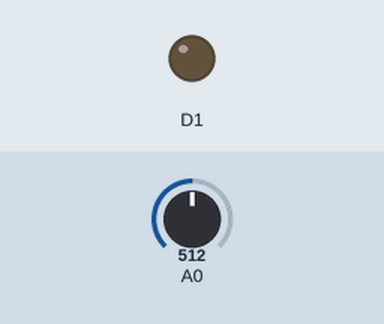
Recording of a sketch running on a simulated ESP8266 (NodeMCU). On the bench: output pins drawn as LEDs (lit = HIGH). Inputs (shaded band) come from the test bench; at power-on: A0 = 512. WiFi joins after 1.5 s; servers stay silent unless stated; no MQTT or app messages arrive unless stated; what the sketch prints to the serial monitor is not drawn.

Above: at 2.7 s.
2.8 s: A0 set to 430
5.7 s: A0 set to 403
At 8.7 s:
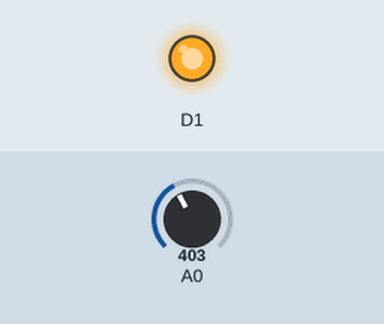
9.0 s: A0 set to 432
At 11.1 s:
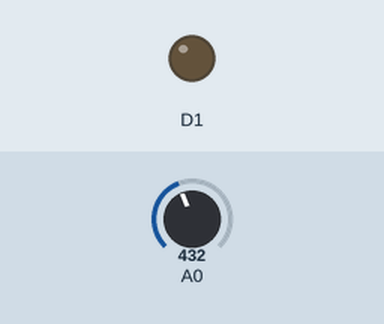
12.0 s: A0 set to 412
At 14.7 s:
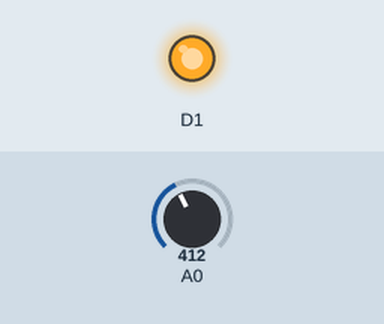
Timing chart, 0 to 16.0 s (numbered marks = the images above; inputs shaded):
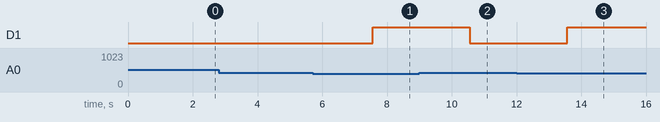

The sketch:

mqtt_wifimanager_soilsensor_relay.ino
```cpp
// MQTT + WIFIMANAGER
// AUTOMATIC CHANGE WIFI
// Coded and Tested By Ari

#include <WiFiManager.h>
#include <PubSubClient.h>
#include <ESP8266WiFi.h>

const char *mqtt_server = "broker.hivemq.com";
const char *mqtt_user   = "a";
const char *mqtt_pass   = "a";
const char *mqtt_topic  = "SensorSuhu";
const char *mqtt_cl     = "LSKK";
char smqtt_port[5] = "1883";
bool shouldSaveConfig = false;

String AnalogSuhu;
char Sh[50];

WiFiClient espClient;
PubSubClient client(espClient);

void setup (){
  Serial.begin(115200);
  pinMode(A0, INPUT);
  pinMode(D1, OUTPUT);
  WiFiManagerParameter custom_mqtt_server("server", "mqtt server", mqtt_server, 40);
  String(smqtt_port).toCharArray(smqtt_port, 5);
  WiFiManagerParameter custom_mqtt_port("port", "mqtt port", smqtt_port, 5);
  WiFiManagerParameter custom_mqtt_user("user", "mqtt user", mqtt_user, 40);
  WiFiManagerParameter custom_mqtt_password("password", "mqtt password", mqtt_pass, 40);

  WiFiManager WM;
  WM.setSaveConfigCallback(saveConfigCallback);
  WM.addParameter(&custom_mqtt_server);
  WM.addParameter(&custom_mqtt_port);
  WM.addParameter(&custom_mqtt_user);
  WM.addParameter(&custom_mqtt_password);

  WM.resetSettings();
  WM.setAPStaticIPConfig(IPAddress(192,168,0,1), IPAddress(192,168,0,1), IPAddress(255,255,255,0));
  WM.autoConnect("ESP666", "12345678");
  Serial.print("IP Address : ");
  Serial.print(WiFi.localIP());
  client.setServer(mqtt_server, 1883);

}
void loop (){
   if(!client.connected()){
    reconnect();
   }else{
    client.loop();

    int SensorSuhuAsli = analogRead(A0);
    AnalogSuhu = String(SensorSuhuAsli);
    AnalogSuhu.toCharArray(Sh, AnalogSuhu.length() + 1);
    client.publish("SensorSuhu", Sh);
    delay(1000);
    if(SensorSuhuAsli < 422){
      digitalWrite(D1, HIGH);
    }else{
      digitalWrite(D1, LOW);
    }
   }
}
void saveConfigCallback () {
  Serial.println("Should save config");
  shouldSaveConfig = true;
}

void reconnect() {
  // Loop until we're reconnected
  Serial.println("In reconnect...");
  while (!client.connected()) {
    Serial.print("Attempting MQTT connection...");
    // Attempt to connect
    if(client.connect(mqtt_cl, mqtt_user, mqtt_pass)) {
      client.subscribe(mqtt_topic);
      Serial.println("connected");
      Serial.print("Subcribed to: ");
      Serial.println(mqtt_topic);
    } else {
      Serial.print("failed, rc=");
      Serial.print(client.state());
      Serial.println(" try again in 5 seconds");
      // Wait 5 seconds before retrying
      delay(5000);
    }
  }
}
```

Measured:
- the behaviour switches between 422 and 421 on A0 (found by bisection; images 0 and 1)
- after the input at 2.8 s, every drawn part: stays the same
- after the input at 5.7 s, D1: LOW → HIGH after 1.9 s
- after the input at 9.0 s, D1: HIGH → LOW after 1.6 s
- after the input at 12.0 s, D1: LOW → HIGH after 1.6 s
